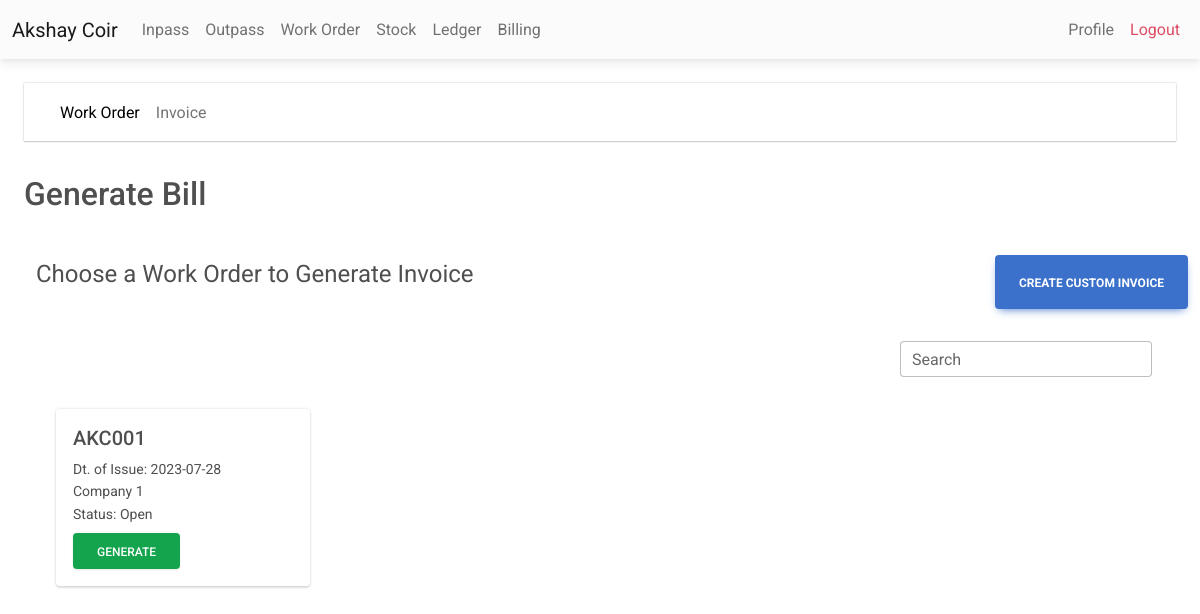
The page /billing_workorder.php (signed in) on the database its author committed.
### tables this page shows
CREATE TABLE IF NOT EXISTS `profile` (
  `name` varchar(50) NOT NULL,
  `wo` varchar(25) NOT NULL,
  `gstin` varchar(50) NOT NULL,
  `phoneno` varchar(15) NOT NULL,
  `inpass_count` int NOT NULL DEFAULT '1',
  `outpass_count` int NOT NULL DEFAULT '1',
  `user_id` varchar(50) NOT NULL,
  `password` varchar(255) NOT NULL,
  PRIMARY KEY (`user_id`)
);

CREATE TABLE IF NOT EXISTS `work_orders` (
  `id` int NOT NULL AUTO_INCREMENT,
  `date` date NOT NULL,
  `work_order_no` varchar(25) NOT NULL,
  `company` varchar(50) NOT NULL,
  `extras` varchar(50) NOT NULL,
  `status` varchar(20) NOT NULL DEFAULT 'Open',
  `timestamp` timestamp NOT NULL DEFAULT CURRENT_TIMESTAMP,
  `user_id` varchar(50) NOT NULL,
  PRIMARY KEY (`id`),
  UNIQUE KEY `work_order_no` (`work_order_no`)
);

### checkuserlogin.php (called while the page is built, shortened)
<?php
include 'conn.php';
$user_check = $_SESSION['username'];
$ses_sql = mysqli_query($conn, "select user_id from profile where user_id='$user_check'");
$row = mysqli_fetch_array($ses_sql, MYSQLI_ASSOC);
$loggedin_session = $row['user_id'];
?>

### billing_workorder.php (the view, shortened to what this page needs)
<?php
include 'nav.php';
include 'conn.php';
?>
<?php
$sql = "SELECT * FROM work_orders WHERE user_id = '".(string)$loggedin_session."'";
$retval = mysqli_query($conn, $sql);
?>
<html>
<body>
    <div class="me-4 ms-4  shadow-1-strong   mt-4">
    <nav class="navbar navbar-expand-lg navbar-light shadow-1 "  >
        <div class="container-fluid">
            <div class="collapse navbar-collapse" id="navbarSupportedContent">
                <ul class="navbar-nav me-auto mb-2 mb-lg-0">
                    <li class="nav-item">
                        <a class="nav-link text-black" href="billing_workorder.php">Work Order</a>
                    </li>
                    <li class="nav-item">
                        <a class="nav-link " href="billing_invoices.php">Invoice</a>
                    </li>
                </ul>
            </div>
        </div>
    </nav>
    </div>
    <br>
    <h2 class="mt-2 ms-4">Generate Bill</h2>
    <div class="container-fluid"> <br>
        <div class=''>
            <div class="mt-2 ms-4 pb-2 d-flex justify-content-between">
                <p class="d-flex justify-content-start fs-4">Choose a Work Order to Generate Invoice</p>
                <button onclick="generate_invoice('-1')" class='btn btn-primary fs-7 fw-bold' mdbRipple
                    rippleColor="dark">Create Custom Invoice</button>
            </div>
        </div>
        <div class="row justify-content-end">
            <div class='row justify-content m-4 shadow-0 w-25'>
                <div class="input-group">
                    <div class="form-outline">
                        <input type="text" class="form-control" id="search" name="search" placeholder="eg. ABC001">
                        <label class="form-label" for="search">Search</label>
                    </div>
                </div>
            </div>
            <div class='ps-5 pe-5 pb-5' id='listwo'>
                <?php
                $row_count = 4;
                $i = $row_count;
                while ($row = mysqli_fetch_assoc($retval)) {
                    if ($i % $row_count == 0) {
                        echo "<div class='row p-2 wos'>";
                    }
                    echo "
                    <div class='col-3'>
                    <div class='border border-white shadow-2-strong border-1 rounded p-3'>
                        <div class='row'>
                        <h1 class='fs-5'>{$row['work_order_no']}</h1>
                        </div>
                        <div class='row'>
                        <small>Dt. of Issue: {$row['date']}</small>
                        </div>
                        <div class='row'>
                        <small>{$row['company']}</small>
                        </div>
                        <div class='row'>
                        <small>Status: {$row['status']}</small>
                        </div>
                        <div class='row pt-2'>
                        <small><button onclick=\"generate_invoice('{$row['work_order_no']}')\" type='button' class='btn btn-success shadow-2'>Generate</button></small>
                        </div>
                        </div>
                    </div>";
                    $i = $i + 1;
                }
                ?>
            </div>
        </div>
    </div>
</body>
</html>

### nav.php (shortened to what this page needs)
<?php
include 'checkuserlogin.php';
?>
<!DOCTYPE html>
<html>
<link rel="stylesheet" href="https://cdnjs.cloudflare.com/ajax/libs/font-awesome/6.0.0/css/all.min.css" />
<link rel="stylesheet" href="css/mdb.min.css" />
<?php
if(isset($loggedin_session)){
$userName = mysqli_fetch_assoc(mysqli_query($conn,"select name from profile where user_id = '".(string)$loggedin_session."'"))['name'];
}
?>
<body>
    <div id='dontprintnav'>
        <nav class="navbar navbar-expand-lg navbar-light bg-light">
            <div class="container-fluid">
                <a class="navbar-brand" href="profile.php"><?php echo $userName;?></a>
                <div class="collapse navbar-collapse" id="navbarNav">
                    <ul class="navbar-nav">
                        <li class="nav-item">
                            <a class="nav-link" href="inpass.php">Inpass</a>
                        </li>
                        <li class="nav-item">
                            <a class="nav-link" href="outpass.php">Outpass</a>
                        </li>
                        <li class="nav-item">
                            <a class="nav-link" href="workorder.php">Work Order</a>
                        </li>
                        <li class="nav-item">
                            <a class="nav-link" href="stock.php?f=0">Stock</a>
                        </li>
                        <li class="nav-item">
                            <a class="nav-link" href="ledger.php?f=0">Ledger</a>
                        </li>
                        <li class="nav-item">
                            <a class="nav-link" href="billing_workorder.php">Billing</a>
                        </li>
                    </ul>
                </div>
                <ul class="navbar-nav">
                    <div class="d-flex align-items-center">
                        <li class="nav-item">
                            <a class="nav-link" href="profile.php">Profile</a>
                        </li>
                        <li class="nav-item">
                            <a class="nav-link text-danger" href="logout.php">Logout</a>
                        </li>
                    </div>
                </ul>
            </div>
    </div>
</body>
</html>

### rows shown on the page
profile: userName "Akshay Coir"
work_orders: work_order_no "AKC001", date "2023-07-28", company "Company 1", status "Open"
